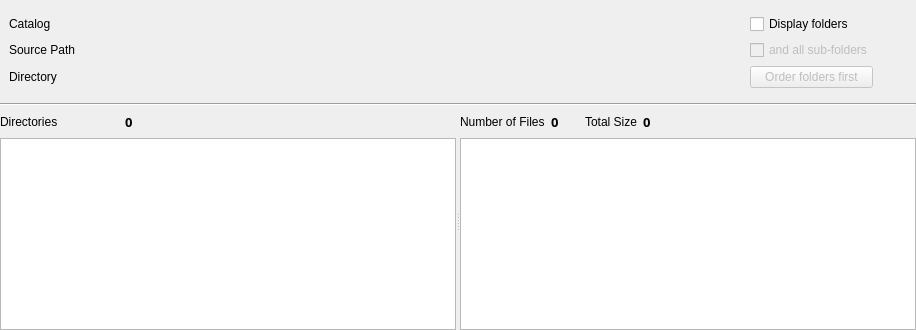
          <widget class="QWidget" name="tab_Explore">
           <attribute name="icon">
            <iconset theme="view-list-tree"/>
           </attribute>
           <attribute name="title">
            <string>Explore</string>
           </attribute>
           <attribute name="toolTip">
            <string>Explore a catalog</string>
           </attribute>
           <layout class="QGridLayout" name="gridLayout_10">
            <property name="leftMargin">
             <number>0</number>
            </property>
            <property name="topMargin">
             <number>5</number>
            </property>
            <property name="rightMargin">
             <number>0</number>
            </property>
            <property name="bottomMargin">
             <number>0</number>
            </property>
            <item row="2" column="0">
             <widget class="QSplitter" name="Explore_splitter">
              <property name="orientation">
               <enum>Qt::Orientation::Horizontal</enum>
              </property>
              <property name="childrenCollapsible">
               <bool>false</bool>
              </property>
              <widget class="QWidget" name="Explore_splitter_widget_Directory" native="true">
               <layout class="QVBoxLayout" name="verticalLayout_4">
                <property name="leftMargin">
                 <number>0</number>
                </property>
                <property name="topMargin">
                 <number>0</number>
                </property>
                <property name="rightMargin">
                 <number>0</number>
                </property>
                <property name="bottomMargin">
                 <number>0</number>
                </property>
                <item>
                 <layout class="QVBoxLayout" name="Explore_verticalLayout_Directories">
                  <item>
                   <layout class="QHBoxLayout" name="Explore_horizontalLayout_Directories">
                    <property name="spacing">
                     <number>0</number>
                    </property>
                    <item>
                     <widget class="QLabel" name="Explore_label_Directories">
                      <property name="enabled">
                       <bool>true</bool>
                      </property>
                      <property name="maximumSize">
                       <size>
                        <width>125</width>
                        <height>16777215</height>
                       </size>
                      </property>
                      <property name="text">
                       <string>Directories</string>
                      </property>
                     </widget>
                    </item>
                    <item>
                     <widget class="QLabel" name="Explore_label_DirectoryNumberDisplay">
                      <property name="enabled">
                       <bool>true</bool>
                      </property>
                      <property name="font">
                       <font>
                        <family>Noto Sans</family>
                        <pointsize>10</pointsize>
                        <bold>true</bold>
                       </font>
                      </property>
                      <property name="text">
                       <string>0</string>
                      </property>
                     </widget>
                    </item>
                    <item>
                     <spacer name="Explore_horizontalSpacer_05">
                      <property name="orientation">
                       <enum>Qt::Orientation::Horizontal</enum>
                      </property>
                      <property name="sizeType">
                       <enum>QSizePolicy::Policy::Minimum</enum>
                      </property>
                      <property name="sizeHint" stdset="0">
                       <size>
                        <width>40</width>
                        <height>20</height>
                       </size>
                      </property>
                     </spacer>
                    </item>
                   </layout>
                  </item>
                  <item>
                   <widget class="QTreeView" name="Explore_treeview_Directories">
                    <property name="editTriggers">
                     <set>QAbstractItemView::EditTrigger::NoEditTriggers</set>
                    </property>
                    <property name="alternatingRowColors">
                     <bool>true</bool>
                    </property>
                   </widget>
                  </item>
                 </layout>
                </item>
               </layout>
              </widget>
              <widget class="QWidget" name="Explore_splitter_widget_Files" native="true">
               <layout class="QVBoxLayout" name="verticalLayout_7">
                <property name="leftMargin">
                 <number>0</number>
                </property>
                <property name="topMargin">
                 <number>0</number>
                </property>
                <property name="rightMargin">
                 <number>0</number>
                </property>
                <property name="bottomMargin">
                 <number>0</number>
                </property>
                <item>
                 <layout class="QVBoxLayout" name="Explore_verticalLayout_Files">
                  <item>
                   <layout class="QHBoxLayout" name="Explore_horizontalLayout_FilesNumber">
                    <item>
                     <widget class="QLabel" name="Explore_label_FilesNumberLabel">
                      <property name="sizePolicy">
                       <sizepolicy hsizetype="Maximum" vsizetype="Preferred">
                        <horstretch>0</horstretch>
                        <verstretch>0</verstretch>
                       </sizepolicy>
                      </property>
                      <property name="maximumSize">
                       <size>
                        <width>150</width>
                        <height>16777215</height>
                       </size>
                      </property>
                      <property name="text">
                       <string>Number of Files</string>
                      </property>
                     </widget>
                    </item>
                    <item>
                     <widget class="QLabel" name="Explore_label_FilesNumberDisplay">
                      <property name="enabled">
                       <bool>true</bool>
                      </property>
                      <property name="font">
                       <font>
                        <family>Noto Sans</family>
                        <pointsize>10</pointsize>
                        <bold>true</bold>
                       </font>
                      </property>
                      <property name="text">
                       <string>0</string>
                      </property>
                     </widget>
                    </item>
                    <item>
                     <spacer name="Explore_horizontalSpacer_4">
                      <property name="orientation">
                       <enum>Qt::Orientation::Horizontal</enum>
                      </property>
                      <property name="sizeType">
                       <enum>QSizePolicy::Policy::Fixed</enum>
                      </property>
                      <property name="sizeHint" stdset="0">
                       <size>
                        <width>20</width>
                        <height>20</height>
                       </size>
                      </property>
                     </spacer>
                    </item>
                    <item>
                     <widget class="QLabel" name="Explore_label_TotalSizeLabel">
                      <property name="sizePolicy">
                       <sizepolicy hsizetype="Maximum" vsizetype="Preferred">
                        <horstretch>0</horstretch>
                        <verstretch>0</verstretch>
                       </sizepolicy>
                      </property>
                      <property name="maximumSize">
                       <size>
                        <width>150</width>
                        <height>16777215</height>
                       </size>
                      </property>
                      <property name="text">
                       <string>Total Size</string>
                      </property>
                     </widget>
                    </item>
                    <item>
                     <widget class="QLabel" name="Explore_label_TotalSizeLabelDisplay">
                      <property name="enabled">
                       <bool>true</bool>
                      </property>
                      <property name="font">
                       <font>
                        <family>Noto Sans</family>
                        <pointsize>10</pointsize>
                        <bold>true</bold>
                       </font>
                      </property>
                      <property name="text">
                       <string>0</string>
                      </property>
                     </widget>
                    </item>
                    <item>
                     <spacer name="Explore_horizontalSpacer_03">
                      <property name="orientation">
                       <enum>Qt::Orientation::Horizontal</enum>
                      </property>
                      <property name="sizeHint" stdset="0">
                       <size>
                        <width>40</width>
                        <height>20</height>
                       </size>
                      </property>
                     </spacer>
                    </item>
                    <item>
                     <spacer name="Explore_horizontalSpacer_5">
                      <property name="orientation">
                       <enum>Qt::Orientation::Horizontal</enum>
                      </property>
                      <property name="sizeType">
                       <enum>QSizePolicy::Policy::Fixed</enum>
                      </property>
                      <property name="sizeHint" stdset="0">
                       <size>
                        <width>20</width>
                        <height>20</height>
                       </size>
                      </property>
                     </spacer>
                    </item>
                   </layout>
                  </item>
                  <item>
                   <widget class="QTreeView" name="Explore_treeView_FileList">
                    <property name="toolTip">
                     <string>Click to open the file</string>
                    </property>
                    <property name="editTriggers">
                     <set>QAbstractItemView::EditTrigger::NoEditTriggers</set>
                    </property>
                    <property name="alternatingRowColors">
                     <bool>true</bool>
                    </property>
                    <property name="sortingEnabled">
                     <bool>true</bool>
                    </property>
                   </widget>
                  </item>
                 </layout>
                </item>
               </layout>
              </widget>
             </widget>
            </item>
            <item row="0" column="0">
             <widget class="QWidget" name="widget" native="true">
              <property name="maximumSize">
               <size>
                <width>16777215</width>
                <height>100</height>
               </size>
              </property>
              <layout class="QGridLayout" name="gridLayout_2">
               <item row="0" column="3">
                <widget class="QCheckBox" name="Explore_checkBox_DisplayFolders">
                 <property name="text">
                  <string>Display folders</string>
                 </property>
                </widget>
               </item>
               <item row="0" column="1">
                <widget class="QLabel" name="Explore_label_CatalogNameDisplay">
                 <property name="font">
                  <font>
                   <family>Noto Sans</family>
                   <pointsize>10</pointsize>
                   <bold>true</bold>
                  </font>
                 </property>
                 <property name="text">
                  <string/>
                 </property>
                </widget>
               </item>
               <item row="2" column="0">
                <widget class="QLabel" name="Explore_label_CatalogDirectoryLabel">
                 <property name="maximumSize">
                  <size>
                   <width>100</width>
                   <height>50</height>
                  </size>
                 </property>
                 <property name="text">
                  <string>Directory</string>
                 </property>
                </widget>
               </item>
               <item row="2" column="3">
                <widget class="QPushButton" name="Explore_pushButton_OrderFoldersFirst">
                 <property name="enabled">
                  <bool>false</bool>
                 </property>
                 <property name="text">
                  <string>Order folders first</string>
                 </property>
                 <property name="icon">
                  <iconset theme="view-sort"/>
                 </property>
                </widget>
               </item>
               <item row="1" column="3">
                <widget class="QCheckBox" name="Explore_checkBox_DisplaySubFolders">
                 <property name="enabled">
                  <bool>false</bool>
                 </property>
                 <property name="text">
                  <string>and all sub-folders</string>
                 </property>
                </widget>
               </item>
               <item row="0" column="0">
                <widget class="QLabel" name="Explore_label_CatalogNameLabel">
                 <property name="maximumSize">
                  <size>
                   <width>100</width>
                   <height>50</height>
                  </size>
                 </property>
                 <property name="text">
                  <string>Catalog</string>
                 </property>
                </widget>
               </item>
               <item row="1" column="0">
                <widget class="QLabel" name="Explore_label_CatalogPathLabel">
                 <property name="maximumSize">
                  <size>
                   <width>100</width>
                   <height>50</height>
                  </size>
                 </property>
                 <property name="text">
                  <string>Source Path</string>
                 </property>
                </widget>
               </item>
               <item row="0" column="4">
                <widget class="QWidget" name="Explore_widget_Information" native="true">
                 <property name="maximumSize">
                  <size>
                   <width>16777215</width>
                   <height>80</height>
                  </size>
                 </property>
                 <layout class="QGridLayout" name="gridLayout_8">
                  <property name="topMargin">
                   <number>0</number>
                  </property>
                  <property name="bottomMargin">
                   <number>0</number>
                  </property>
                  <item row="0" column="2">
                   <spacer name="Explore_horizontalSpacer_01">
                    <property name="orientation">
                     <enum>Qt::Orientation::Horizontal</enum>
                    </property>
                    <property name="sizeType">
                     <enum>QSizePolicy::Policy::Fixed</enum>
                    </property>
                    <property name="sizeHint" stdset="0">
                     <size>
                      <width>10</width>
                      <height>20</height>
                     </size>
                    </property>
                   </spacer>
                  </item>
                 </layout>
                </widget>
               </item>
               <item row="1" column="1">
                <widget class="QLabel" name="Explore_label_CatalogPathDisplay">
                 <property name="font">
                  <font>
                   <family>Noto Sans</family>
                   <pointsize>10</pointsize>
                   <bold>true</bold>
                  </font>
                 </property>
                 <property name="text">
                  <string/>
                 </property>
                </widget>
               </item>
               <item row="0" column="2">
                <spacer name="Explore_horizontalSpacer_02">
                 <property name="orientation">
                  <enum>Qt::Orientation::Horizontal</enum>
                 </property>
                 <property name="sizeHint" stdset="0">
                  <size>
                   <width>655</width>
                   <height>19</height>
                  </size>
                 </property>
                </spacer>
               </item>
               <item row="2" column="1">
                <widget class="QLabel" name="Explore_label_CatalogDirectoryDisplay">
                 <property name="font">
                  <font>
                   <family>Noto Sans</family>
                   <pointsize>10</pointsize>
                   <bold>true</bold>
                  </font>
                 </property>
                 <property name="text">
                  <string/>
                 </property>
                </widget>
               </item>
              </layout>
             </widget>
            </item>
            <item row="1" column="0">
             <widget class="Line" name="Explore_line_1">
              <property name="orientation">
               <enum>Qt::Orientation::Horizontal</enum>
              </property>
             </widget>
            </item>
           </layout>
          </widget>
